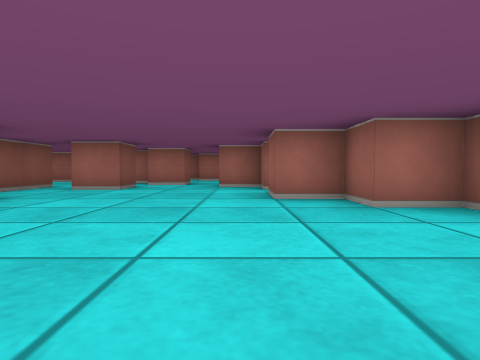
[1] (above)

24 first-person views from a walk through a cub3D level. The camera is about half as high as the walls, tilts 2° down and sees 75° across. The floor is counted in squares. Each view is taken from the middle of a square. On the plan, view 1 faces up. The plan holds only what a view shows up to about 9 squares ahead; the rest is blank.

[2]
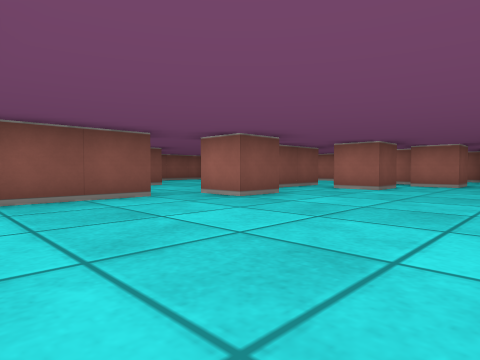

[3]
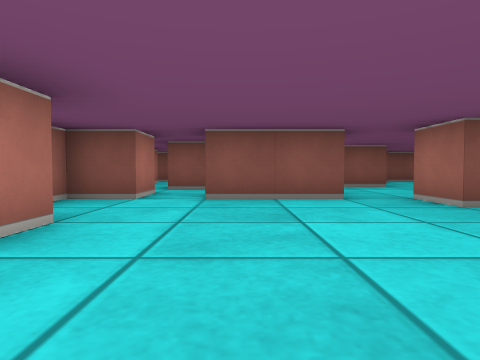

[4]
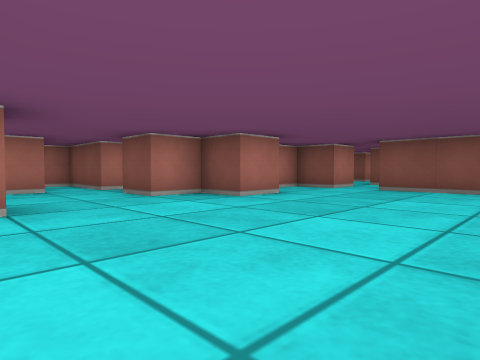

[5]
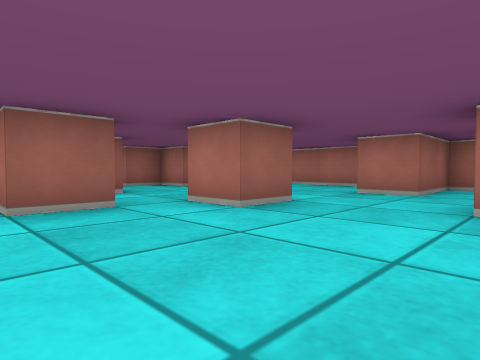

[6]
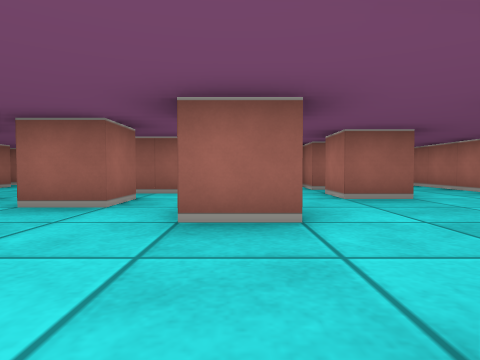

[7]
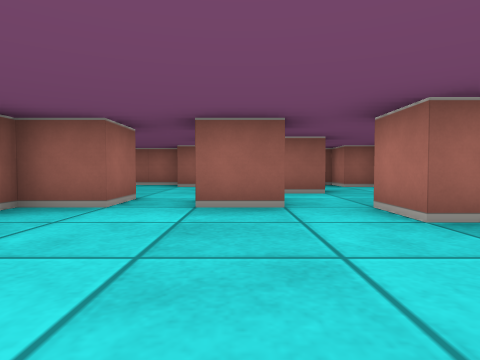

[8]
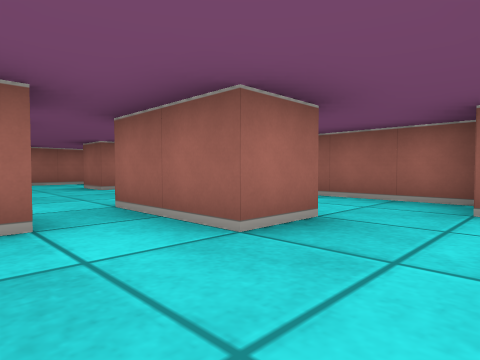

[9]
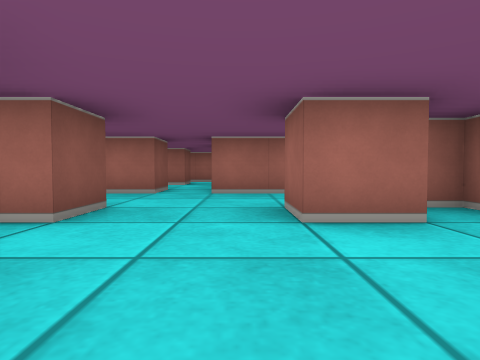

[10]
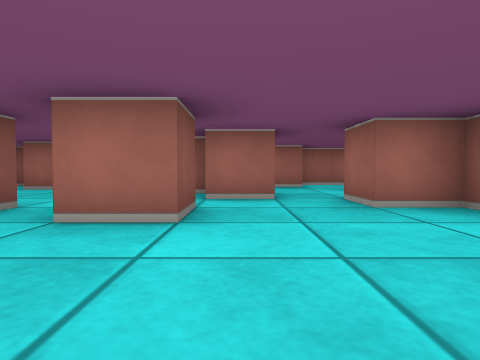

[11]
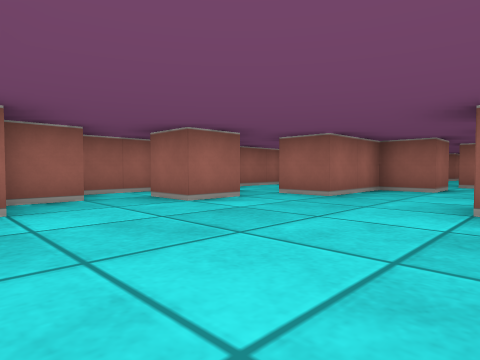

[12]
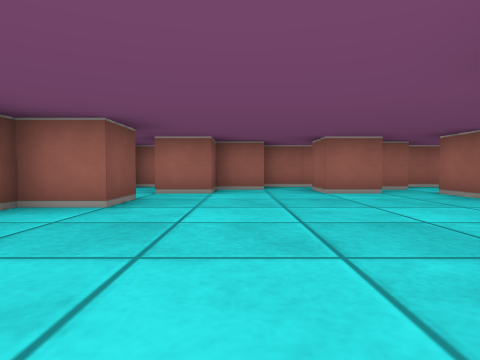

[13]
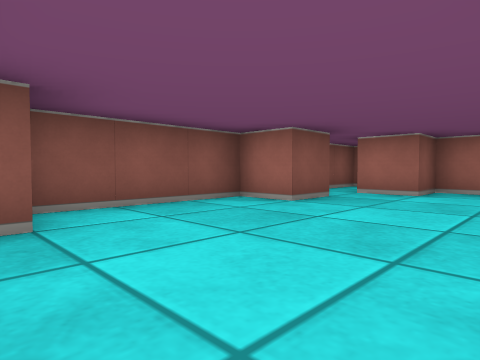

[14]
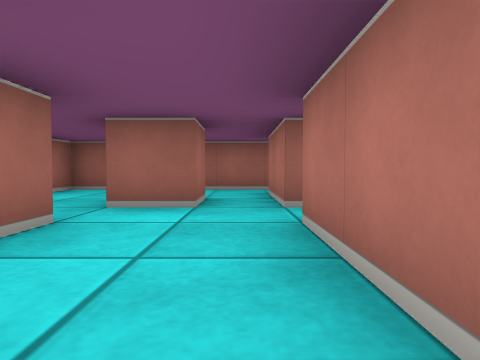

[15]
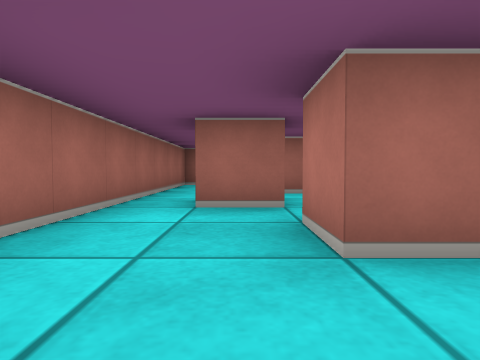

[16]
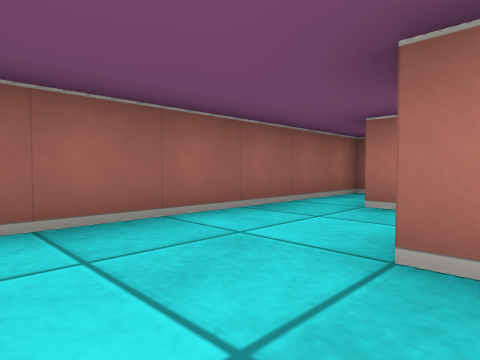

[17]
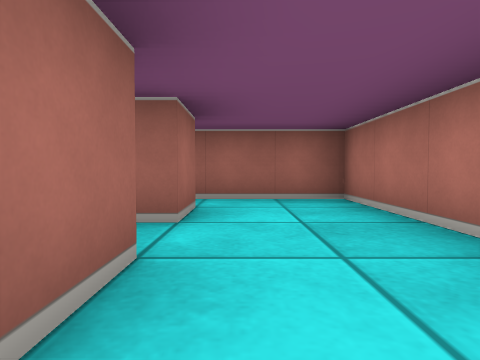

[18]
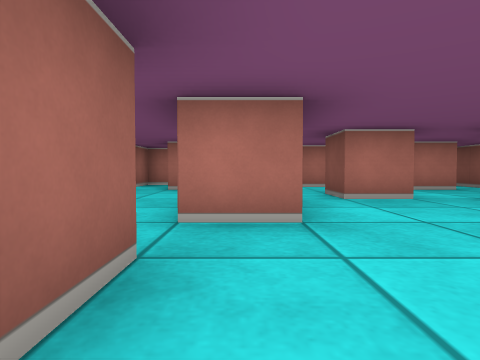

[19]
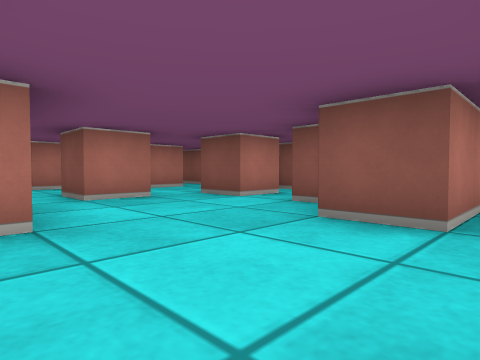

[20]
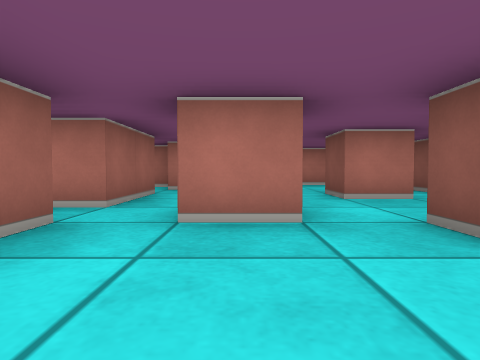

[21]
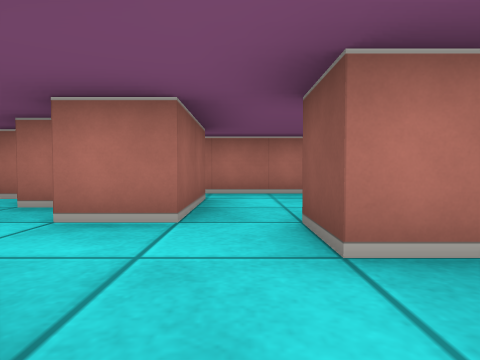

[22]
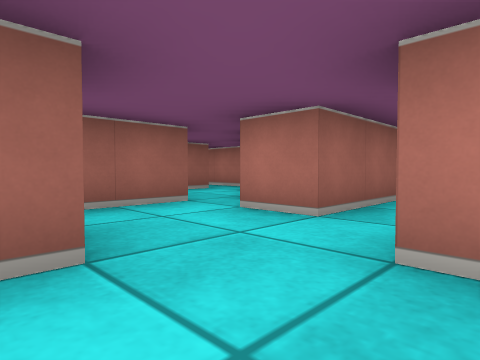

[23]
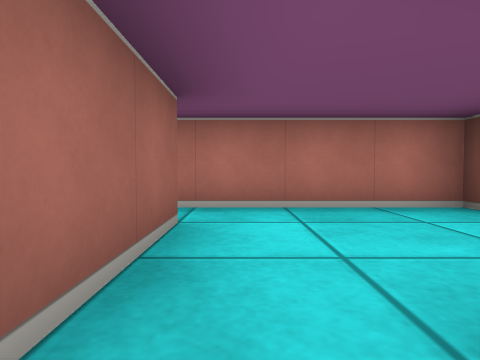

[24]
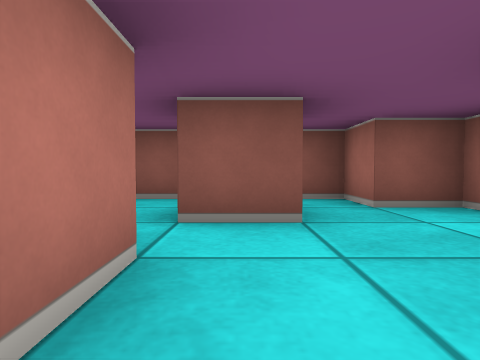

### Floor plan
Key: @ floor where view 1 was taken; # wall or solid block; . floor.
Columns run from 11 left of view 1 to 8 right of it. Each row starts with its distance up from view 1.
 13 ####################
 12 #.##.##.. #........#
 11 #.#..#..  ....#....#
 10 #......###..#...#..#
  9 ##.......#.........#
  8 #..........####.##.#
  7 #.....#.#...# .....#
  6 #.... #.....  ...###
  5 ## .........###..#.#
  4   ##...#.....##....#
  3   #...........#....#
  2  .....#...........##
  1 ###...#.......#.#..#
  0 ##..#......@....#..#
 -1 #.....#..#...#.....#
 -2 #.#...##.##......###
 -3 #...#... ##....#.#.#
 -4 #...###.# #.#......#
 -5 #.... #.. #.#......#
 -6 #####   ############

Where each view was taken, in squares from view 1:
view 1: 0 up, 0 right, facing up
view 2: 0 up, 0 right, facing up-left
view 3: 1 up, 0 right, facing left
view 4: 3 up, 2 right, facing down-left
view 5: 2 up, 1 left, facing down-right
view 6: 1 down, 1 left, facing right
view 7: 1 up, 1 left, facing right
view 8: 2 down, 3 right, facing up-right
view 9: 2 up, 5 right, facing up
view 10: 4 up, 2 left, facing up
view 11: 7 up, 9 left, facing up-right
view 12: 5 up, 8 left, facing up
view 13: 5 up, 7 left, facing up-left
view 14: 9 up, 1 right, facing right
view 15: 11 up, 1 left, facing right
view 16: 12 up, 5 right, facing down-right
view 17: 4 down, 3 right, facing right
view 18: 5 up, 5 left, facing down
view 19: 5 up, 5 left, facing down-left
view 20: 3 up, 7 left, facing down
view 21: 0 up, 8 left, facing down
view 22: 0 up, 9 left, facing down-right
view 23: 2 down, 8 left, facing down
view 24: 2 down, 6 left, facing left
